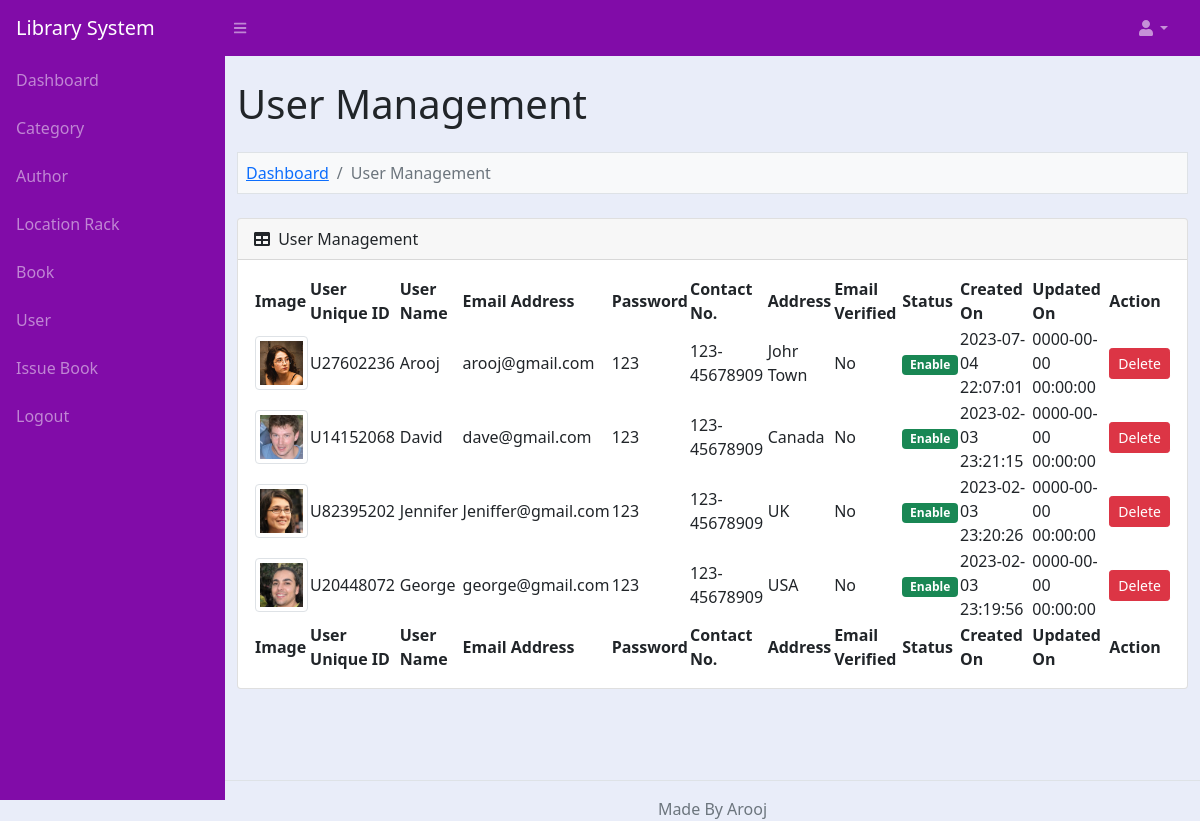
/user_admin.php (signed in), run on the app's committed database.
### tables this page shows
CREATE TABLE `lms_user` (
  `user_id` int(11) NOT NULL,
  `user_name` varchar(100) NOT NULL,
  `user_address` text NOT NULL,
  `user_contact_no` varchar(50) NOT NULL,
  `user_profile` varchar(100) NOT NULL,
  `user_email_address` varchar(100) NOT NULL,
  `user_password` varchar(50) NOT NULL,
  `user_verificaton_code` varchar(100) NOT NULL,
  `user_verification_status` enum('Yes','No') NOT NULL,
  `user_unique_id` varchar(50) NOT NULL,
  `user_status` enum('Enable','Disable') NOT NULL,
  `user_created_on` datetime NOT NULL,
  `user_updated_on` datetime NOT NULL
);

### user_admin.php (the view, shortened to what this page needs)
<?php
include 'database_connection.php';
$query = "SELECT * FROM lms_user ORDER BY user_id DESC";
$statement = $connect->prepare($query);
$statement->execute();
include 'header.php';
?>
<div class="container-fluid py-4" style="min-height: 700px;">
	<h1>User Management</h1>
	<ol class="breadcrumb mt-4 mb-4 bg-light p-2 border">
		<li class="breadcrumb-item"><a href="index.php">Dashboard</a></li>
        <li class="breadcrumb-item active">User Management</li>
    </ol>
    <div class="card mb-4">
    	<div class="card-header">
    		<div class="row">
    			<div class="col col-md-6">
    				<i class="fas fa-table me-1"></i> User Management
    			</div>
    			<div class="col col-md-6" align="right">
    			</div>
    		</div>
    	</div>
    	<div class="card-body">
    		<table id="datatablesSimple">
    			<thead>
    				<tr>
    					<th>Image</th>
                        <th>User Unique ID</th>
                        <th>User Name</th>
                        <th>Email Address</th>
                        <th>Password</th>
                        <th>Contact No.</th>
                        <th>Address</th>
                        <th>Email Verified</th>
                        <th>Status</th>
                        <th>Created On</th>
                        <th>Updated On</th>
                        <th>Action</th>
    				</tr>
    			</thead>
    			<tfoot>
    				<tr>
    					<th>Image</th>
                        <th>User Unique ID</th>
                        <th>User Name</th>
                        <th>Email Address</th>
                        <th>Password</th>
                        <th>Contact No.</th>
                        <th>Address</th>
                        <th>Email Verified</th>
                        <th>Status</th>
                        <th>Created On</th>
                        <th>Updated On</th>
                        <th>Action</th>
    				</tr>
    			</tfoot>
    			<tbody>
    			<?php
    			if($statement->rowCount() > 0)
    			{
    				foreach($statement->fetchAll() as $row)
    				{
    					$user_status = '';
    					if($row['user_status'] == 'Enable')
    					{
    						$user_status = '<div class="badge bg-success">Enable</div>';
    					}
    					else
    					{
    						$user_status = '<div class="badge bg-danger">Disable</div>';
    					}
    					echo '
    					<tr>
    						<td><img src="pics/'.$row["user_profile"].'" class="img-thumbnail" width="75" /></td>
    						<td>'.$row["user_unique_id"].'</td>
    						<td>'.$row["user_name"].'</td>
    						<td>'.$row["user_email_address"].'</td>
    						<td>'.$row["user_password"].'</td>
    						<td>'.$row["user_contact_no"].'</td>
    						<td>'.$row["user_address"].'</td>
    						<td>'.$row["user_verification_status"].'</td>
    						<td>'.$user_status.'</td>
    						<td>'.$row["user_created_on"].'</td>
    						<td>'.$row["user_updated_on"].'</td>
    						<td><button type="button" name="delete_button" class="btn btn-danger btn-sm" onclick="delete_data(`'.$row["user_id"].'`, `'.$row["user_status"].'`)">Delete</td>
    					</tr>
    					';
    				}
    			}
    			else
    			{
    				echo '
    				<tr>
    					<td colspan="12" class="text-center">No Data Found</td>
    				</tr>
    				';
    			}
    			?>
    			</tbody>
    		</table>
    	</div>
    </div>
</div>
<?php
include 'footer.php';
?>

### header.php (shortened to what this page needs)
<!doctype html>
<html lang="en">
    <head>
        <link href="asset/css/simple-datatables-style.css" rel="stylesheet" />
        <link href="asset/css/styles.css" rel="stylesheet" />
        <link rel="stylesheet" href="asset/css/animation.css">
    </head>
    <?php
    if(isset($_SESSION['admin_id']))
    {
    ?>
    <body class="sb-nav-fixed" style="background-color: #E9EDF9;">
        <nav class="sb-topnav navbar navbar-expand navbar-dark" style="background-color:#810CA8;">
            <a class="navbar-brand ps-3" href="index.php">Library System</a>
            <button class="btn btn-link btn-sm order-1 order-lg-0 me-4 me-lg-0" id="sidebarToggle" href="#!"><i class="fas fa-bars"></i></button>
            <ul class="navbar-nav ms-auto ms-md-0 me-3 me-lg-4">
                <li class="nav-item dropdown">
                    <a class="nav-link dropdown-toggle" id="navbarDropdown" href="#" role="button" data-bs-toggle="dropdown" aria-expanded="false"><i class="fas fa-user fa-fw"></i></a>
                </li>
            </ul>
        </nav>
        <div id="layoutSidenav">
            <div id="layoutSidenav_nav">
                <nav class="sb-sidenav accordion sb-sidenav-dark" id="sidenavAccordion">
                    <div class="sb-sidenav-menu" style="background-color:#810CA8;">
                        <div class="nav">
                        <a class="nav-link" href="#">Dashboard</a>
                            <a class="nav-link" href="category_admin.php">Category</a>
                            <a class="nav-link" href="author_admin.php">Author</a>
                            <a class="nav-link" href="location_rack_admin.php">Location Rack</a>
                            <a class="nav-link" href="book_admin.php">Book</a>
                            <a class="nav-link" href="user_admin.php">User</a>
                            <a class="nav-link" href="issue_book_admin.php">Issue Book</a>
                            <a class="nav-link" href="admin/logout.php">Logout</a>
                        </div>
                    </div>
                    <div class="sb-sidenav-footer" style="background-color: #810CA8;">
                    </div>
                </nav>
            </div>
            <div id="layoutSidenav_content">
                <main>
    <?php
    }
    ?>

### footer.php (shortened to what this page needs)
                        <footer class="pt-3 mt-4 text-muted text-center border-top">
                             <?php echo " Made By Arooj"  ?>
                        </footer>
                    </div>
            </body>
    </head>
</html>

### data on the page
lms_user: user_profile (picture), user_unique "U27602236", user_name "Arooj", user_email_address "arooj@gmail.com", user_password "123", user_contact_no "123-45678909", user_address "Johr Town", user_verification_status "No", user_status "Enable", user_created_on "2023-07-04 22:07:01", user_updated_on "0000-00-00 00:00:00"
lms_user: user_profile (picture), user_unique "U14152068", user_name "David", user_email_address "dave@gmail.com", user_password "123", user_contact_no "123-45678909", user_address "Canada", user_verification_status "No", user_status "Enable", user_created_on "2023-02-03 23:21:15", user_updated_on "0000-00-00 00:00:00"
lms_user: user_profile (picture), user_unique "U82395202", user_name "Jennifer", user_email_address "Jeniffer@gmail.com", user_password "123", user_contact_no "123-45678909", user_address "UK", user_verification_status "No", user_status "Enable", user_created_on "2023-02-03 23:20:26", user_updated_on "0000-00-00 00:00:00"
lms_user: user_profile (picture), user_unique "U20448072", user_name "George", user_email_address "george@gmail.com", user_password "123", user_contact_no "123-45678909", user_address "USA", user_verification_status "No", user_status "Enable", user_created_on "2023-02-03 23:19:56", user_updated_on "0000-00-00 00:00:00"
